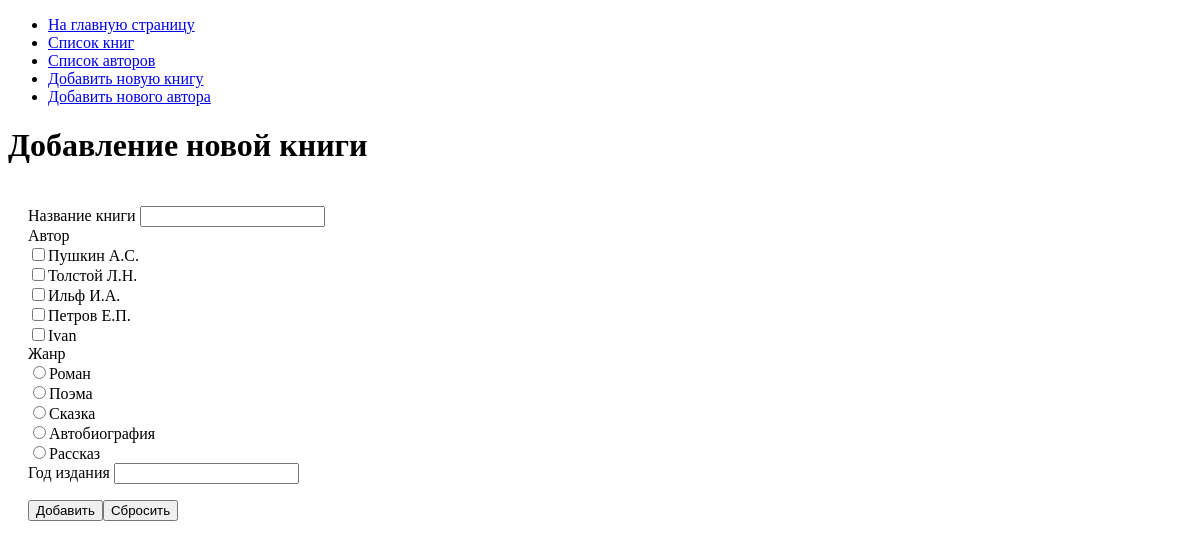
Page /books/create on the earlier database version.
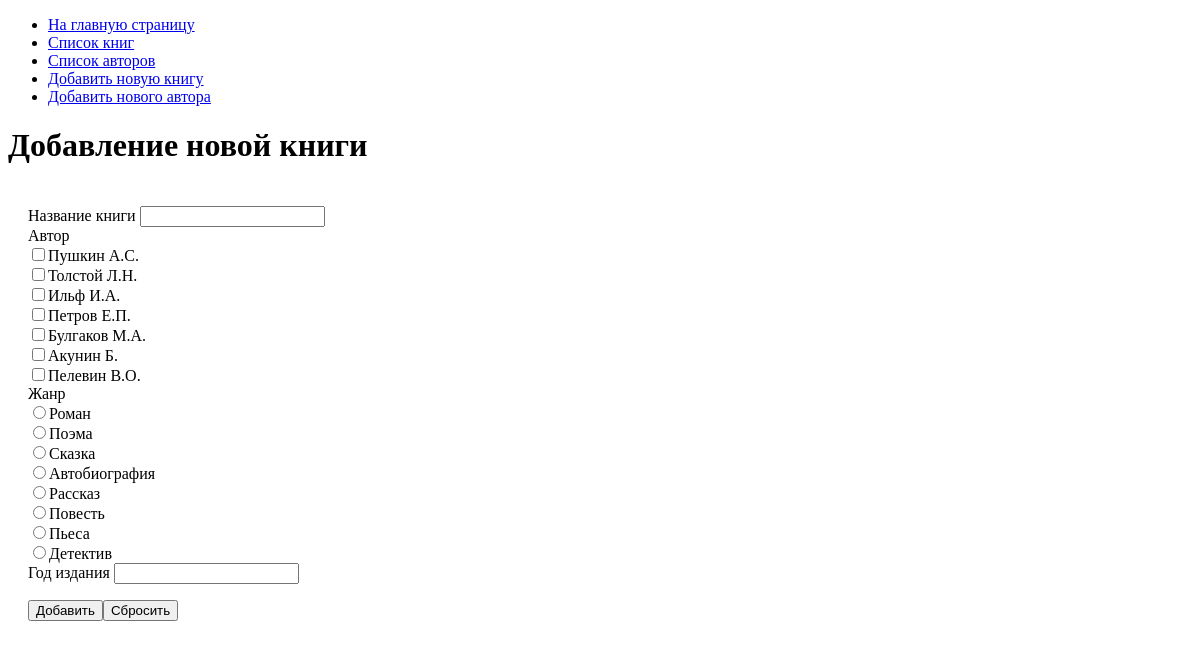
Same page on the later database version.
### tables this page shows
CREATE TABLE `authors` (
  `id` bigint(20) unsigned NOT NULL AUTO_INCREMENT,
  `name` varchar(100) NOT NULL,
  PRIMARY KEY (`id`),
  UNIQUE KEY `name` (`name`)
);

CREATE TABLE `genres` (
  `id` bigint(20) unsigned NOT NULL AUTO_INCREMENT,
  `name` varchar(30) NOT NULL,
  PRIMARY KEY (`id`)
);

### app/core/View.php (called while the page is built, shortened)
<?php
class View
{
    public function render($contentView, $layotView, $dataArray = null)
    {
        $ini = parse_ini_file('./app/config.ini');
        extract($ini);
        include 'app/views/layouts/' . $layotView;
    }
}

### app/controllers/BooksController.php (called while the page is built, shortened)
<?php
class BooksController extends Controller
{
    public function __construct()
    {
        $this->modelAuthors = Author::getAuthorInstance();
        $this->modelGenres = Genre::getGenreInstance();
    }
    public function actionCreate()
    {
        $genres = $this->modelGenres->getIndex();
        $authors = $this->modelAuthors->getIndex();
        $this->view->render('books/createView.php', 'layoutView.php', compact('authors', 'genres'));
    }
}

### app/core/Route.php (called while the page is built, shortened)
<?php
class  Route
{
    static function start()
    {
        $actionName = 'index';
        $routeParts = explode('/', $_SERVER['REQUEST_URI']);
        $a = count($routeParts) - 1;
        if (!empty($routeParts[$a])) {
            $actionName = strstr($routeParts[$a], '?', TRUE) ? strstr($routeParts[$a], '?', TRUE) : $routeParts[$a];
        }
        $actionName = 'action' . ucfirst($actionName);
        $objController = new $controllerName();
        $objController->$actionName();
    }
}

### index.php (called while the page is built, shortened)
<?php
Route::start();

### app/models/Author.php (called while the page is built, shortened)
<?php
class Author extends Model
{
    private static $authorInstances = [];
    public static function getAuthorInstance(): Author
    {
        $cls = static::class;
        if (!isset(self::$authorInstances[$cls])) {
            self::$authorInstances[$cls] = new static;
        }
        return self::$authorInstances[$cls];
    }
    public function getIndex()
    {
        $sql = "SELECT `id`, `name`, (select count(*) from `book_author` where `author_id`=`authors`.id) as
         bookNum
         FROM `authors`
         ORDER BY `id`";
        $pdoStat = $this->pdo->prepare($sql);
        $pdoStat->execute();
        $errorInfo = $pdoStat->errorInfo();
        if ($errorInfo[1]) {
            $_SESSION['error'] = 'ошибка: код ' . ' ' . $errorInfo[1] . ' - ' . $errorInfo[2];
        } else {
            $data = $pdoStat->fetchAll(\PDO::FETCH_ASSOC);
        }
        return $data;
    }
}

### app/core/Model.php (called while the page is built, shortened)
<?php
abstract class Model
{
    protected function __construct()
    {
        $this->pdo = static::DBConnect();
    }
    static function DBConnect()
    {
        $ini = parse_ini_file('./app/config.ini');
        extract($ini);
        try {
            $pdo = new \PDO("mysql:host=$db_host;dbname=$db_name;charset=UTF8", $db_user, $db_password);
        } catch (\PDOException $e) {
            $_SESSION['error'] = 'Ошибка подключения к базе данных:' . $e->getMessage();
            header("Location: /main/index", true, 303);
            die;
        }
        return $pdo;
    }
}

### app/models/Genre.php (called while the page is built, shortened)
<?php
class Genre extends Model
{
    private static $genreInstances = [];
    public static function getGenreInstance(): Genre
    {
        $cls = static::class;
        if (!isset(self::$genreInstances[$cls])) {
            self::$genreInstances[$cls] = new static;
        }
        return self::$genreInstances[$cls];
    }
    public function getIndex()
    {
        $sql = "SELECT `id`, `name` FROM genres";
        $pdoStat = $this->pdo->prepare($sql);
        $pdoStat->execute();
        $data = $pdoStat->fetchAll(\PDO::FETCH_ASSOC);
        return $data;
    }
}

### app/views/books/createView.php (the view, shortened to what this page needs)
<h1>Добавление новой книги</h1>
<div style="padding: 20px;">
    <form method="POST" action="">
        <label for="title">Название книги</label>
        <input id="title" type="text" name="title" value="<?= $_SESSION['title'] ?? null ?>"><br>
        <label for="authors_id">Автор</label><br>
        <?php foreach ($authors as $author) : ?>
            <input type="checkbox" <?php
                                    ?> id="authors_id" name="authors_id[]" value="<?= $author['id'] ?>"><?= htmlspecialchars($author['name']) ?><br>
        <?php endforeach; ?>
        <label for="genre_id">Жанр</label><br>
        <?php foreach ($genres as $genre) : ?>
            <input type="radio" <?= (isset($_SESSION['genre_id']) && $genre['id'] == $_SESSION['genre_id']) ? 'checked' : '' ?> id="genre_id" name="genre_id" value="<?= $genre['id'] ?>"><?= $genre['name'] ?><br>
        <?php endforeach; ?>
        <label for="year">Год издания</label>
        <input id="year" type="number" name="year" value="<?= $_SESSION['year'] ?? null ?>"><br>
        <p><input type="submit" name="submit" value="Добавить"><input type="submit" name="reset" value="Сбросить"></p>
    </form>
</div>

Differences in the rows shown:
removed authors: name "Ivan"
added authors: name "Булгаков М.А."
added authors: name "Акунин Б."
added authors: name "Пелевин В.О."
added genres: name "Повесть"
added genres: name "Пьеса"
added genres: name "Детектив"
